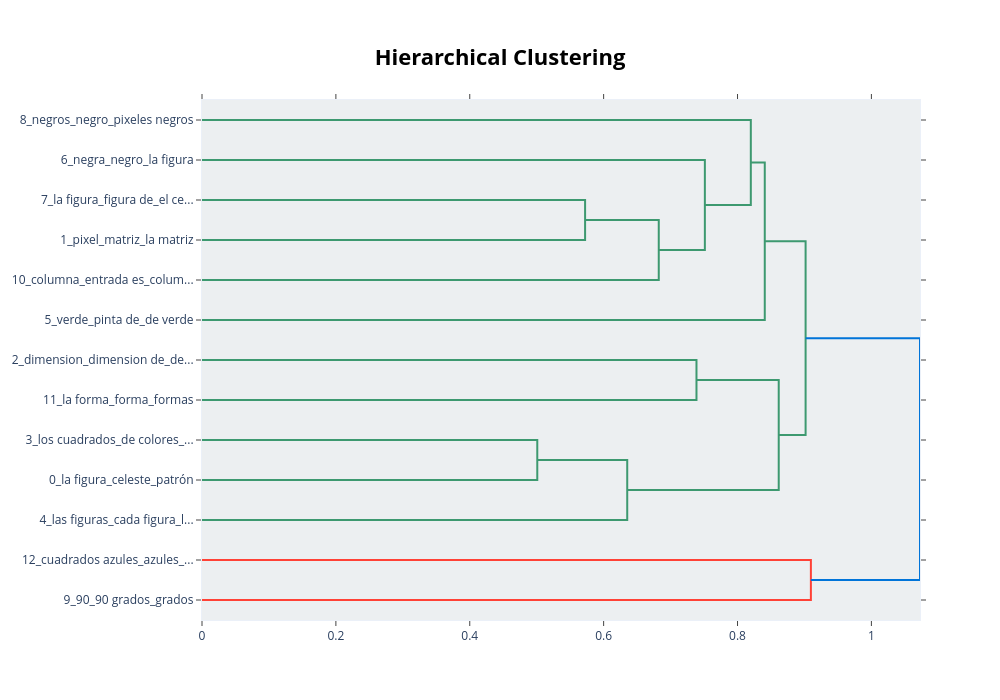

Notebook cell for this chart:
### Code cell
# Visualización jerárquica (dendrograma)
fig = topic_model.visualize_hierarchy()
fig.update_layout(width=1000, height=700)
fig.show()

### Figure 1 — Plotly figure (JSON) as saved in the notebook; plotly's stock layout.template omitted (floating-point values rounded to 4 significant figures)
{"data": [{"hoverinfo": "text", "marker": {"color": "rgb(61,153,112)"}, "mode": "lines", "type": "scatter", "x": [0.0, 0.5723, 0.5723, 0.0], "xaxis": "x", "y": [-25.0, -25.0, -35.0, -35.0], "yaxis": "y"}, {"hoverinfo": "text", "marker": {"color": "rgb(61,153,112)"}, "mode": "lines", "type": "scatter", "x": [0.5723, 0.6823, 0.6823, 0.0], "xaxis": "x", "y": [-30.0, -30.0, -45.0, -45.0], "yaxis": "y"}, {"hoverinfo": "text", "marker": {"color": "rgb(61,153,112)"}, "mode": "lines", "type": "scatter", "x": [0.0, 0.7512, 0.7512, 0.6823], "xaxis": "x", "y": [-15.0, -15.0, -37.5, -37.5], "yaxis": "y"}, {"hoverinfo": "text", "marker": {"color": "rgb(61,153,112)"}, "mode": "lines", "type": "scatter", "x": [0.0, 0.8199, 0.8199, 0.7512], "xaxis": "x", "y": [-5.0, -5.0, -26.25, -26.25], "yaxis": "y"}, {"hoverinfo": "text", "marker": {"color": "rgb(61,153,112)"}, "mode": "lines", "type": "scatter", "x": [0.8199, 0.8407, 0.8407, 0.0], "xaxis": "x", "y": [-15.62, -15.62, -55.0, -55.0], "yaxis": "y"}, {"hoverinfo": "text", "marker": {"color": "rgb(61,153,112)"}, "mode": "lines", "type": "scatter", "x": [0.0, 0.7387, 0.7387, 0.0], "xaxis": "x", "y": [-65.0, -65.0, -75.0, -75.0], "yaxis": "y"}, {"hoverinfo": "text", "marker": {"color": "rgb(61,153,112)"}, "mode": "lines", "type": "scatter", "x": [0.0, 0.5009, 0.5009, 0.0], "xaxis": "x", "y": [-85.0, -85.0, -95.0, -95.0], "yaxis": "y"}, {"hoverinfo": "text", "marker": {"color": "rgb(61,153,112)"}, "mode": "lines", "type": "scatter", "x": [0.5009, 0.6352, 0.6352, 0.0], "xaxis": "x", "y": [-90.0, -90.0, -105.0, -105.0], "yaxis": "y"}, {"hoverinfo": "text", "marker": {"color": "rgb(61,153,112)"}, "mode": "lines", "type": "scatter", "x": [0.7387, 0.8616, 0.8616, 0.6352], "xaxis": "x", "y": [-70.0, -70.0, -97.5, -97.5], "yaxis": "y"}, {"hoverinfo": "text", "marker": {"color": "rgb(61,153,112)"}, "mode": "lines", "type": "scatter", "x": [0.8407, 0.9017, 0.9017, 0.8616], "xaxis": "x", "y": [-35.31, -35.31, -83.75, -83.75], "yaxis": "y"}, {"hoverinfo": "text", "marker": {"color": "rgb(255,65,54)"}, "mode": "lines", "type": "scatter", "x": [0.0, 0.9096, 0.9096, 0.0], "xaxis": "x", "y": [-115.0, -115.0, -125.0, -125.0], "yaxis": "y"}, {"hoverinfo": "text", "marker": {"color": "rgb(0,116,217)"}, "mode": "lines", "type": "scatter", "x": [0.9017, 1.073, 1.073, 0.9096], "xaxis": "x", "y": [-59.53, -59.53, -120.0, -120.0], "yaxis": "y"}], "layout": {"autosize": false, "height": 700, "hoverlabel": {"bgcolor": "white", "font": {"family": "Rockwell", "size": 16}}, "hovermode": "closest", "plot_bgcolor": "#ECEFF1", "showlegend": false, "title": {"font": {"color": "Black", "size": 22}, "text": "<b>Hierarchical Clustering</b>", "x": 0.5, "xanchor": "center", "yanchor": "top"}, "width": 1000, "xaxis": {"mirror": "allticks", "rangemode": "tozero", "showgrid": false, "showline": true, "showticklabels": true, "ticks": "outside", "type": "linear", "zeroline": false}, "yaxis": {"mirror": "allticks", "range": [-130, 0], "rangemode": "tozero", "showgrid": false, "showline": true, "showticklabels": true, "tickmode": "array", "ticks": "outside", "ticktext": ["8_negros_negro_pixeles negros", "6_negra_negro_la figura", "7_la figura_figura de_el ce...", "1_pixel_matriz_la matriz", "10_columna_entrada es_colum...", "5_verde_pinta de_de verde", "2_dimension_dimension de_de...", "11_la forma_forma_formas", "3_los cuadrados_de colores_...", "0_la figura_celeste_patrón", "4_las figuras_cada figura_l...", "12_cuadrados azules_azules_...", "9_90_90 grados_grados"], "tickvals": [-5, -15, -25, -35, -45, -55, -65, -75, -85, -95, -105, -115, -125], "type": "linear", "zeroline": false}}}
